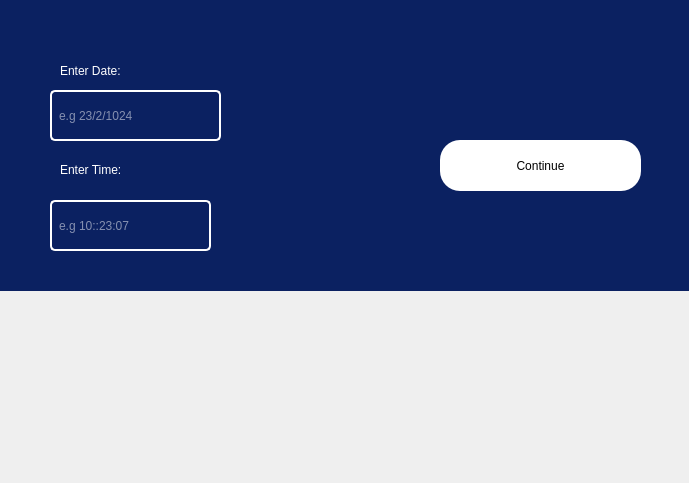
<?xml version="1.0" encoding="UTF-8"?>
<ui version="4.0">
 <class>DateWindow</class>
 <widget class="QDialog" name="DateWindow">
  <property name="geometry">
   <rect>
    <x>0</x>
    <y>0</y>
    <width>689</width>
    <height>483</height>
   </rect>
  </property>
  <property name="windowTitle">
   <string>Dialog</string>
  </property>
  <widget class="QGroupBox" name="groupBox_3">
   <property name="geometry">
    <rect>
     <x>0</x>
     <y>0</y>
     <width>691</width>
     <height>291</height>
    </rect>
   </property>
   <property name="font">
    <font>
     <family>Rockwell Extra Bold</family>
     <pointsize>24</pointsize>
     <bold>true</bold>
    </font>
   </property>
   <property name="styleSheet">
    <string notr="true">/* Stylesheet for GroupBox */
QGroupBox {
    background-color: #0B2161; /* Royal deep blue background */
    border:none;
  
}

/* Stylesheet for Labels */
QLabel {
    background-color: transparent; 
    color: white; /* White text */
}

/* Stylesheet for LineEdits */
QLineEdit {
    background-color: transparent; /* Transparent background */
    color: white; /* White text */
    border: 2px solid white; /* White border */
    border-radius: 5px;
    padding: 5px;
}

QLineEdit:hover {
    border: 2px solid #FFFFFF; /* Lighter white border on hover */
}

QLineEdit:selected {
    background-color: #D8BFD8; /* Light purple background on selection */
}

/* Stylesheet for PushButton */
QPushButton {
    background-color: #FFFFFF; /* White background */
    color: black; /* Black text */
    border: 2px solid white; /* White border */
    border-radius: 20px;
    padding: 5px 10px;
}

QPushButton:hover {
    background-color: #D8BFD8; /* Light purple background on hover */
}

QPushButton:pressed {
    background-color: #A9A9A9; /* Dark gray background on pressed */
}

QPushButton:selected {
    background-color: #D8BFD8; /* Light purple background on selection */
}
</string>
   </property>
   <property name="title">
    <string/>
   </property>
   <widget class="QPushButton" name="continue_2">
    <property name="geometry">
     <rect>
      <x>440</x>
      <y>140</y>
      <width>201</width>
      <height>51</height>
     </rect>
    </property>
    <property name="styleSheet">
     <string notr="true">QPushButton {
    background-color: #FFFFFF;
    color: black; /* Black text */
    border: none;
}

QPushButton:hover {
	background-color: rgb(179, 218, 255);
}

QPushButton:pressed {
    background-color: #A9A9A9; /* Dark gray background on pressed */
}

QPushButton:selected {
    background-color: #D8BFD8; /* Light purple background on selection */}</string>
    </property>
    <property name="text">
     <string>Continue</string>
    </property>
   </widget>
   <widget class="QLabel" name="label_3">
    <property name="geometry">
     <rect>
      <x>60</x>
      <y>60</y>
      <width>81</width>
      <height>21</height>
     </rect>
    </property>
    <property name="styleSheet">
     <string notr="true">color:white;</string>
    </property>
    <property name="text">
     <string>Enter Date:</string>
    </property>
   </widget>
   <widget class="QLineEdit" name="date">
    <property name="geometry">
     <rect>
      <x>50</x>
      <y>90</y>
      <width>171</width>
      <height>51</height>
     </rect>
    </property>
    <property name="styleSheet">
     <string notr="true">color:white;</string>
    </property>
    <property name="text">
     <string/>
    </property>
    <property name="placeholderText">
     <string>e.g 23/2/1024</string>
    </property>
   </widget>
   <widget class="QLabel" name="label_4">
    <property name="geometry">
     <rect>
      <x>60</x>
      <y>160</y>
      <width>81</width>
      <height>20</height>
     </rect>
    </property>
    <property name="styleSheet">
     <string notr="true">color:white;</string>
    </property>
    <property name="text">
     <string>Enter Time:</string>
    </property>
   </widget>
   <widget class="QLineEdit" name="time">
    <property name="geometry">
     <rect>
      <x>50</x>
      <y>200</y>
      <width>161</width>
      <height>51</height>
     </rect>
    </property>
    <property name="styleSheet">
     <string notr="true">color:white;</string>
    </property>
    <property name="text">
     <string/>
    </property>
    <property name="placeholderText">
     <string>e.g 10::23:07</string>
    </property>
   </widget>
  </widget>
  <widget class="QLabel" name="welcomeLabel">
   <property name="geometry">
    <rect>
     <x>40</x>
     <y>340</y>
     <width>431</width>
     <height>81</height>
    </rect>
   </property>
   <property name="font">
    <font>
     <family>Rockwell Extra Bold</family>
     <pointsize>24</pointsize>
     <bold>true</bold>
    </font>
   </property>
   <property name="styleSheet">
    <string notr="true">background-color: transparent;
color:#0B2161;;

</string>
   </property>
   <property name="text">
    <string/>
   </property>
  </widget>
 </widget>
 <resources/>
 <connections/>
</ui>
